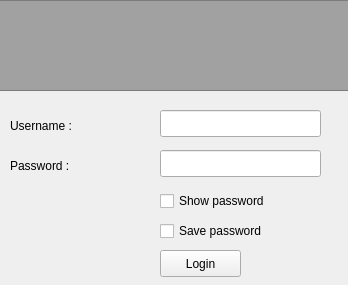
<?xml version="1.0" encoding="UTF-8"?>
<ui version="4.0">
 <class>Login</class>
 <widget class="QWidget" name="Login">
  <property name="geometry">
   <rect>
    <x>0</x>
    <y>0</y>
    <width>348</width>
    <height>285</height>
   </rect>
  </property>
  <property name="minimumSize">
   <size>
    <width>348</width>
    <height>285</height>
   </size>
  </property>
  <property name="maximumSize">
   <size>
    <width>348</width>
    <height>285</height>
   </size>
  </property>
  <property name="windowTitle">
   <string>Login</string>
  </property>
  <widget class="QLineEdit" name="usernameEdit">
   <property name="geometry">
    <rect>
     <x>160</x>
     <y>110</y>
     <width>161</width>
     <height>27</height>
    </rect>
   </property>
  </widget>
  <widget class="QFrame" name="frame">
   <property name="geometry">
    <rect>
     <x>-10</x>
     <y>0</y>
     <width>361</width>
     <height>91</height>
    </rect>
   </property>
   <property name="styleSheet">
    <string notr="true">background-color: rgb(161, 161, 161);
image: url(:/images/lock.png);</string>
   </property>
   <property name="frameShape">
    <enum>QFrame::StyledPanel</enum>
   </property>
   <property name="frameShadow">
    <enum>QFrame::Raised</enum>
   </property>
  </widget>
  <widget class="QLineEdit" name="passwordEdit">
   <property name="geometry">
    <rect>
     <x>160</x>
     <y>150</y>
     <width>161</width>
     <height>27</height>
    </rect>
   </property>
   <property name="echoMode">
    <enum>QLineEdit::Password</enum>
   </property>
  </widget>
  <widget class="QPushButton" name="loginButton">
   <property name="geometry">
    <rect>
     <x>160</x>
     <y>250</y>
     <width>81</width>
     <height>27</height>
    </rect>
   </property>
   <property name="text">
    <string>Login</string>
   </property>
  </widget>
  <widget class="QLabel" name="labelUsername">
   <property name="geometry">
    <rect>
     <x>10</x>
     <y>110</y>
     <width>131</width>
     <height>31</height>
    </rect>
   </property>
   <property name="text">
    <string>Username :</string>
   </property>
  </widget>
  <widget class="QLabel" name="labelPassword">
   <property name="geometry">
    <rect>
     <x>10</x>
     <y>150</y>
     <width>131</width>
     <height>31</height>
    </rect>
   </property>
   <property name="text">
    <string>Password :</string>
   </property>
  </widget>
  <widget class="QCheckBox" name="showPasswordCheck">
   <property name="geometry">
    <rect>
     <x>160</x>
     <y>190</y>
     <width>131</width>
     <height>22</height>
    </rect>
   </property>
   <property name="text">
    <string>Show password</string>
   </property>
  </widget>
  <widget class="QCheckBox" name="savePasswordCheck">
   <property name="geometry">
    <rect>
     <x>160</x>
     <y>220</y>
     <width>131</width>
     <height>22</height>
    </rect>
   </property>
   <property name="text">
    <string>Save password</string>
   </property>
  </widget>
 </widget>
 <resources>
  <include location="../gmail.qrc"/>
 </resources>
 <connections/>
</ui>
